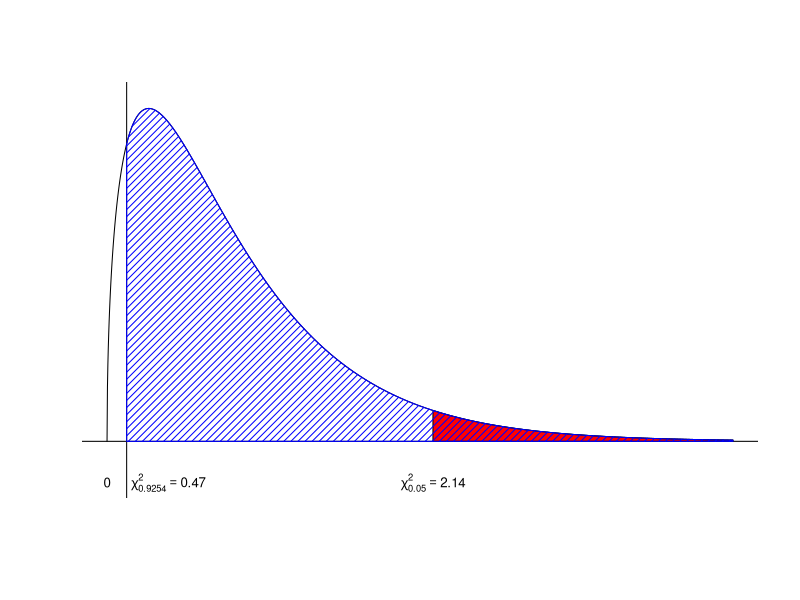

This chart was generated by the following R code:
setwd("D:/Workplace/Statistical_Analysis_R/ch08")


# Ex 8-1

x <- seq(0,15,by=0.01)
dc <- dchisq(x,df=3)
alpha <- 0.05
tol <- qchisq(0.95,df=3)
plot(x,dc,type="l",axes=F,ylim=c(-0.03,0.25),xlab="",ylab="")
abline(h=0)
tol.g <- round(tol,2)
polygon(c(tol.g,x[x>tol.g],15),c(0,dc[x>tol.g],0),col="red")
text(0,-0.03,"0",cex=0.8)
text(tol,-0.03,expression(chi[0.05]^2==2.14),cex=0.8)


mendel <- c(315,101,108,32)
(men.test <- chisq.test(mendel,p=c(9,3,3,1)/16))

abline(v=men.test$statistic)
cri <- round(men.test$statistic,2)
polygon(c(cri,x[x>cri],15),c(0,dc[x>cri],0),angle=45,lwd=1,
        density=20,col="blue")
text(cri+1,-0.03,expression(chi[0.9254]^2==0.47),cex=0.8)


# Ex 8-2

sns.c <- read.csv("data/snsbyage.csv",header=T,stringsAsFactors=F)
str(sns.c)

sns.c <- transform(sns.c,age.c=factor(age,levels=c(1,2,3),labels=c("20대","30대","40대")))
sns.c <- transform(sns.c,service.c=factor(service,levels=c("F","T","K","C","E"),ordered=T))

(c.tab <- table(sns.c$age.c,sns.c$service.c))
(a.n <- margin.table(c.tab,margin=1))
(s.n <- margin.table(c.tab,margin=2))
(s.p <- s.n/margin.table(c.tab))
(expected <- a.n%*%t(s.p))

(o.e <- c.tab-expected)
(t.t <- sum((o.e)^2/expected))

qchisq(0.95,df=8)

result <- chisq.test(c.tab)
names(result)
result$observed
result$expected
addmargins(result$expected)


# Ex 8-3

(ucba.tab <- apply(UCBAdmissions,c(1,2),sum))
round(prop.table(ucba.tab,margin=2)*100,1)

(a.n <- margin.table(ucba.tab,margin=1))
(g.n <- margin.table(ucba.tab,margin=2))

(a.p <- a.n/margin.table(ucba.tab))
(g.p <- g.n/margin.table(ucba.tab))

(expected <- margin.table(ucba.tab)*(a.p%*%t(g.p)))
addmargins(expected)

(o.e <- (ucba.tab-expected)^2/expected)
addmargins(o.e)

(chisq.t <- sum(o.e))
qchisq(0.95,df=1)
1-pchisq(chisq.t,df=1)

(o.e2 <- (abs(ucba.tab-expected)-0.5)^2/expected)
sum(o.e2)

chisq.test(ucba.tab)
chisq.test(ucba.tab,correct=F)
